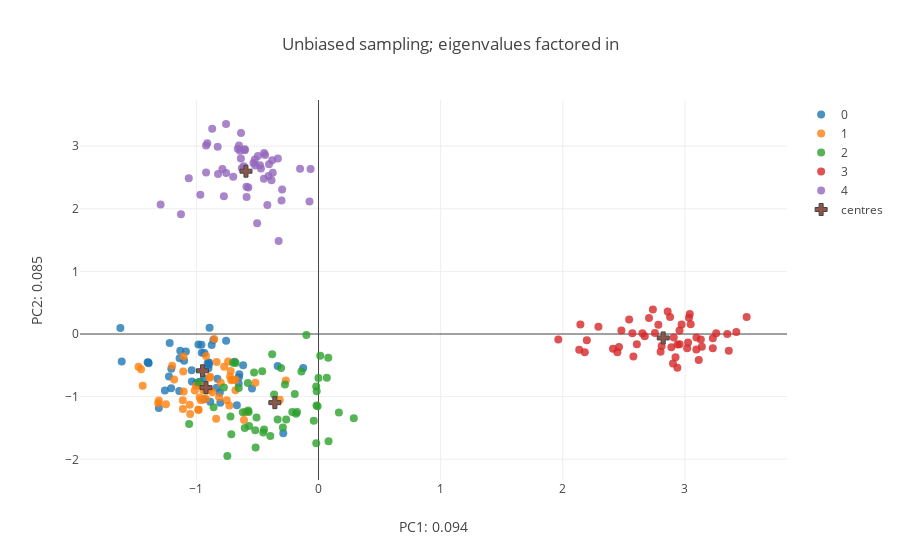

The cell this chart's notebook holds for it:
### Markdown cell above
We can compare this output with what we would have gotten from sampling equally across our selected vectors:

### Code cell
#### Selecting new, equal sample sizes but derive haplotypes from the same frequency vectors.

Sizes= [50,50,50,50,50]
labels= np.repeat(np.array([x for x in range(N_pops)]),Sizes)

data= []

for k in range(N_pops):
    
    probs= vector_lib[Pops[k],:]
    
    m= Sizes[k]
    Haps= [[np.random.choice([1,0],p= [1-probs[x],probs[x]]) for x in range(L)] for acc in range(m)]
    
    data.extend(Haps)

data= np.array(data)


#### clalculate pairwise genetic distances
iugen_unbiased= np.triu_indices(data.shape[0],1)

unbias_gen_diffs= pairwise_distances(data,metric= pairwise_gen)
unbias_gen_diffs= np.array(unbias_gen_diffs)

unbias_gen_diffs= unbias_gen_diffs[iugen_unbiased]

### perform PCA

n_comp = 3

pca = PCA(n_components=n_comp, whiten=False,svd_solver='randomized').fit(data)

features= pca.transform(data)# * pca.explained_variance_ratio_

var_comps= pca.explained_variance_ratio_
print("; ".join(['PC{0}: {1}'.format(x+1,round(var_comps[x],3)) for x in range(n_comp)]))
print(features.shape)


#### Calculate centroids of labelled data in feature space.
unbias_centroids= [np.mean(features[[y for y in range(features.shape[0]) if labels[y] == z],:],axis= 0) for z in range(N_pops)]
unbias_centroids= np.array(unbias_centroids)


#### Plot projections + Centroids.

fig_data= [go.Scatter(
        x = features[[x for x in range(sum(Sizes)) if labels[x] == i],0],
        y = features[[x for x in range(sum(Sizes)) if labels[x] == i],1],
        type='scatter',
        mode= "markers",
        marker= {
        'line': {'width': 0},
        'size': 8,
        'symbol': 'circle',
      "opacity": .8
      },
      name= str(i)
    ) for i in range(N_pops)]


fig_data.append(
    go.Scatter(
        x= unbias_centroids[:,0],
        y= unbias_centroids[:,1],
        type= 'scatter',
        mode= 'markers',
        name= 'centres',
        marker= {
        'line': {'width': 1},
        'size': 10,
        'symbol': 'cross'
        }
    )
)

layout = go.Layout(
    title= 'Unbiased sampling; eigenvalues factored in',
    yaxis=dict(
        title='PC2: {}'.format(round(var_comps[1],3))),
    xaxis=dict(
    title= 'PC1: {}'.format(round(var_comps[0],3))),
)

fig = go.Figure(data=fig_data, layout=layout)
iplot(fig)

### Figure 1 — Plotly figure (JSON) as saved in the notebook; plotly's stock layout.template omitted (floating-point values rounded to 4 significant figures)
{"data": [{"marker": {"line": {"width": 0}, "opacity": 0.8, "size": 8, "symbol": "circle"}, "mode": "markers", "name": "0", "type": "scatter", "x": [-1.399, -1.205, -0.8039, -0.3348, -0.9073, -1.258, -0.1258, -1.0, -0.8749, -0.6484, -0.8959, -0.9561, -0.934, -1.086, -0.9833, -0.6537, -0.9011, -0.6522, -1.137, -1.623, -0.8612, -0.6172, -0.7566, -0.8863, -0.9585, -0.9717, -0.6873, -1.132, -0.8081, -1.392, -0.8923, -1.224, -0.8337, -1.394, -0.8279, -1.1, -0.9192, -0.9383, -0.2887, -0.6687, -0.8975, -0.5448, -1.307, -1.038, -1.207, -0.9372, -1.219, -1.611, -1.037, -1.141], "y": [-0.4502, -0.5552, -1.098, -0.5086, -0.4608, -0.9015, -0.5435, -0.7829, -0.1755, -0.6436, -0.4541, -0.2985, -0.3031, -0.2794, -0.1689, -0.7885, -0.5453, -0.6886, -0.3862, 0.0966, -0.09547, -0.5001, -0.1057, -1.079, -0.1695, -0.7603, -0.4432, -0.2671, -0.934, -0.4647, 0.09848, -0.6789, -0.8593, -0.4537, -0.7152, -0.428, -0.8653, -0.7049, -1.583, -1.136, -0.4853, -0.8702, -1.182, -0.5782, -0.867, -1.04, -0.1443, -0.4391, -0.7562, -0.9109]}, {"marker": {"line": {"width": 0}, "opacity": 0.8, "size": 8, "symbol": "circle"}, "mode": "markers", "name": "1", "type": "scatter", "x": [-1.051, -0.8005, -1.312, -1.44, -0.9218, -0.7248, -0.7728, -0.9823, -0.9837, -0.9619, -0.921, -0.2678, -0.5975, -0.9429, -1.199, -0.8688, -0.9729, -0.8382, -1.111, -1.106, -0.7191, -1.474, -0.9233, -0.3171, -0.834, -0.7405, -0.9666, -1.453, -1.307, -1.013, -0.7147, -1.055, -0.8927, -1.182, -0.7514, -0.73, -1.004, -0.6795, -0.68, -1.25, -0.8542, -1.108, -0.814, -0.8879, -1.11, -1.104, -0.5172, -0.7033, -0.8929, -0.6102], "y": [-1.278, -0.7771, -1.105, -0.8273, -1.032, -0.6788, -0.5211, -1.21, -1.208, -1.058, -0.3519, -0.7408, -1.246, -0.8963, -0.5075, -0.9311, -1.013, -1.353, -1.058, -0.3602, -0.5884, -0.5206, -0.9037, -1.049, -0.4485, -0.4378, -0.8249, -0.563, -1.063, -0.9001, -0.7362, -1.129, -0.8943, -0.7271, -1.059, -1.141, -0.824, -0.7302, -0.8971, -1.122, -0.07794, -0.5976, -1.007, -0.6832, -1.195, -0.9195, -0.7787, -0.7313, -0.6983, -1.371]}, {"marker": {"line": {"width": 0}, "opacity": 0.8, "size": 8, "symbol": "circle"}, "mode": "markers", "name": "2", "type": "scatter", "x": [-0.5279, -0.6531, -0.015, -0.6991, -0.3796, -0.4459, -0.6202, -0.5721, -0.01642, -0.03914, 0.1667, -0.5151, -0.8594, -0.1842, -0.01871, -0.1945, -0.7466, -0.6039, -1.059, 0.08204, -0.007766, -0.2647, -0.4525, 0.2888, -0.7749, -0.3634, -0.4612, -0.5765, -0.1762, -0.3348, -0.5689, -0.2918, 0.07972, -0.7206, -0.0004549, -0.5076, -0.6784, -0.14, -0.5182, -0.3947, -0.0996, -0.5785, -0.9828, 0.06782, -0.7139, -0.01883, 0.01387, -0.2748, -0.215, -0.3068], "y": [-0.6141, -0.8604, -0.912, -0.46, -0.3228, -1.525, -1.249, -1.244, -1.14, -1.384, -1.255, -1.813, -1.17, -1.272, -1.742, -0.957, -1.947, -1.502, -1.438, -1.713, -1.151, -1.364, -1.57, -1.344, -0.8523, -0.9666, -0.5926, -1.223, -1.244, -1.364, -1.47, -1.494, -0.3803, -1.318, -0.7011, -1.334, -0.4627, -0.5986, -1.536, -1.63, -0.01537, -0.7811, -0.7707, -0.6967, -1.599, -0.8373, -0.3466, -0.8067, -1.247, -0.5435]}, {"marker": {"line": {"width": 0}, "opacity": 0.8, "size": 8, "symbol": "circle"}, "mode": "markers", "name": "3", "type": "scatter", "x": [2.671, 3.13, 2.889, 2.447, 2.144, 2.479, 3.228, 2.938, 2.18, 2.801, 3.094, 3.138, 3.421, 2.706, 3.347, 2.955, 2.859, 3.018, 2.878, 3.228, 2.923, 2.46, 2.754, 2.651, 1.963, 3.359, 2.543, 3.256, 2.939, 3.039, 3.505, 2.972, 2.908, 2.569, 3.025, 2.411, 3.094, 2.292, 3.113, 3.033, 2.809, 2.957, 2.737, 2.197, 2.782, 2.606, 2.578, 2.902, 3.047, 2.134], "y": [-0.03503, -0.08648, -0.2115, -0.2926, 0.1529, 0.05759, -0.2275, -0.5402, -0.2893, -0.2847, -0.2488, -0.2047, 0.03337, 0.2567, 0.0009921, 0.05805, 0.3599, -0.2268, 0.2736, -0.06857, -0.3692, -0.2068, 0.01653, 0.01086, -0.08894, -0.2653, 0.2329, 0.01078, -0.1681, 0.3216, 0.2717, 0.1524, -0.05594, 0.01185, -0.135, -0.2332, -0.05639, 0.1172, -0.4136, 0.2597, -0.1912, -0.1631, 0.3907, -0.09771, 0.1468, -0.1623, -0.3595, -0.4692, 0.1571, -0.2495]}, {"marker": {"line": {"width": 0}, "opacity": 0.8, "size": 8, "symbol": "circle"}, "mode": "markers", "name": "4", "type": "scatter", "x": [-0.4792, -0.4716, -0.5745, -0.1512, -0.8227, -0.6343, -0.5901, -0.333, -1.293, -0.4053, -1.126, -0.4472, -0.4089, -0.5182, -0.7563, -0.4962, -0.6038, -0.7748, -1.062, -0.644, -0.3849, -0.5025, -0.3749, -0.4378, -0.303, -0.7868, -0.298, -0.5217, -0.7569, -0.9106, -0.3791, -0.3265, -0.6511, -0.589, -0.07418, -0.6984, -0.9205, -0.6126, -0.6614, -0.6274, -0.4189, -0.6359, -0.5329, -0.06509, -0.6029, -0.9677, -0.9206, -0.8258, -0.4457, -0.8704], "y": [2.696, 2.641, 2.338, 2.64, 2.554, 3.208, 2.353, 2.802, 2.066, 2.711, 1.914, 2.478, 2.521, 2.692, 2.569, 2.842, 2.934, 2.199, 2.485, 2.928, 2.453, 1.768, 2.573, 2.857, 2.133, 2.633, 2.306, 2.787, 3.353, 3.046, 2.773, 1.487, 3.01, 2.19, 2.116, 2.511, 3.008, 2.677, 2.957, 2.648, 2.06, 2.802, 2.73, 2.635, 2.951, 2.223, 2.579, 2.989, 2.891, 3.277]}, {"marker": {"line": {"width": 1}, "size": 10, "symbol": "cross"}, "mode": "markers", "name": "centres", "type": "scatter", "x": [-0.9495, -0.9213, -0.3575, 2.822, -0.5939], "y": [-0.5871, -0.8554, -1.095, -0.06216, 2.6]}], "layout": {"title": "Unbiased sampling; eigenvalues factored in", "xaxis": {"title": "PC1: 0.094"}, "yaxis": {"title": "PC2: 0.085"}}}
